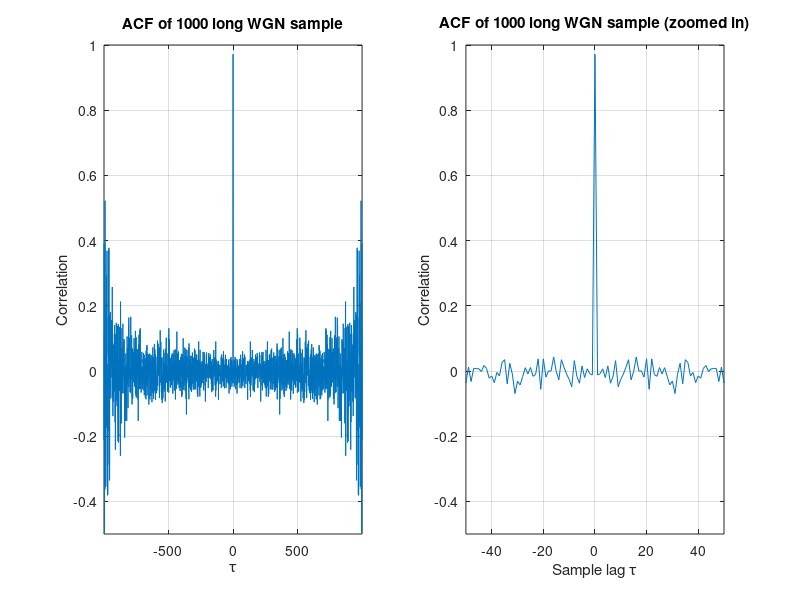

Source code (MATLAB):
close all; clear all;
% a 1000-sample realisation of WGN 
x = randn(1, 1000);
% Create an unbiased estimation of the autocorrelation 
[acor, lag] = xcorr(x, 'unbiased');
% Plot th  results
figure;
subplot(1,2,1);
plot(lag,acor)
    %set axis limits;
    axis([-999 999 -0.5 1]);
    xlabel('\tau');
    ylabel('Correlation');
    title('ACF of 1000 long WGN sample');
    grid on;
%2.1.2
subplot(1,2,2);
plot(lag, acor);
    %set axis limits
    axis([-50 50 -0.5 1]);
    xlabel('Sample lag \tau');
    ylabel('Correlation');
    title('ACF of 1000 long WGN sample (zoomed in)');
    grid on;
print('-bestfit','BestFitFigure','-dpdf');